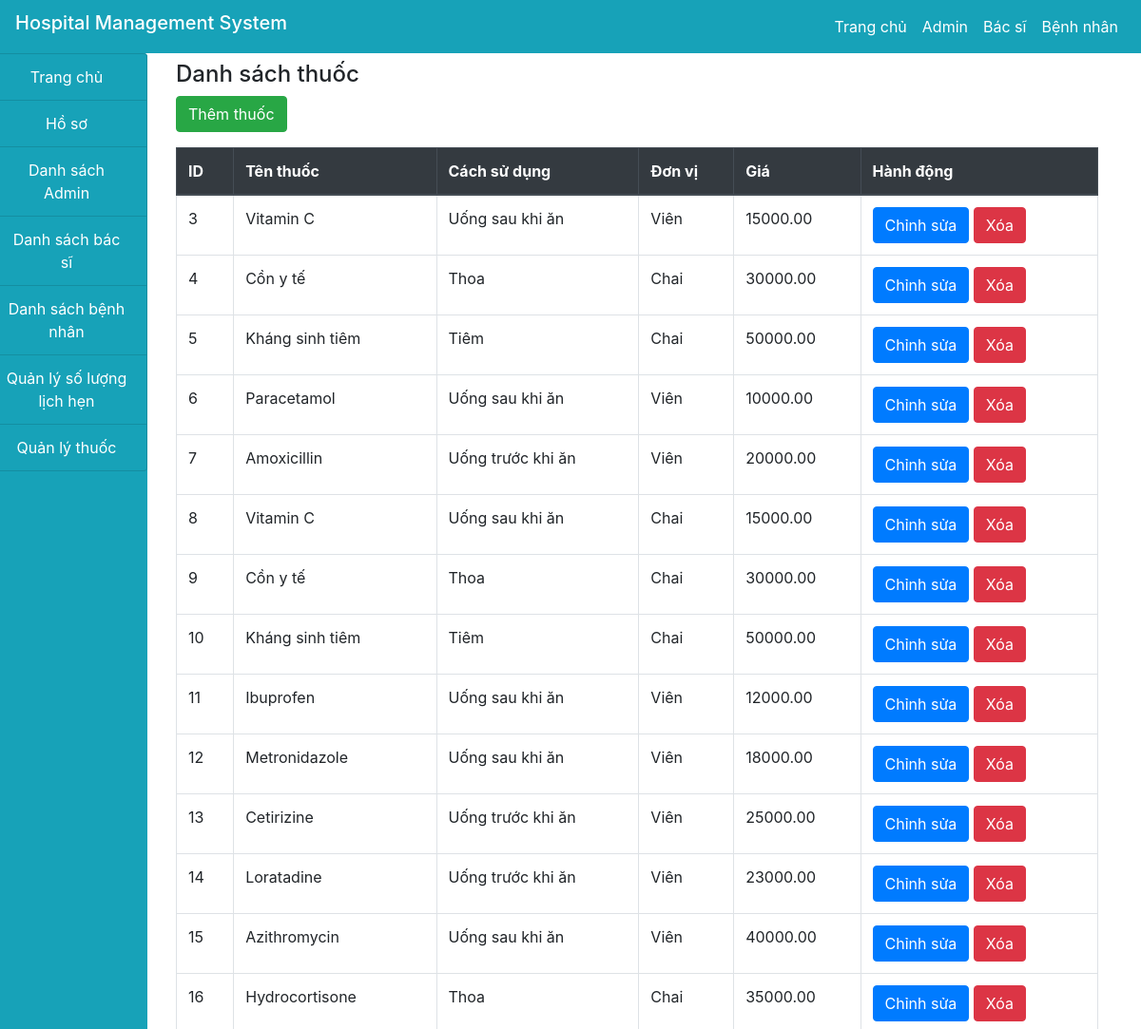
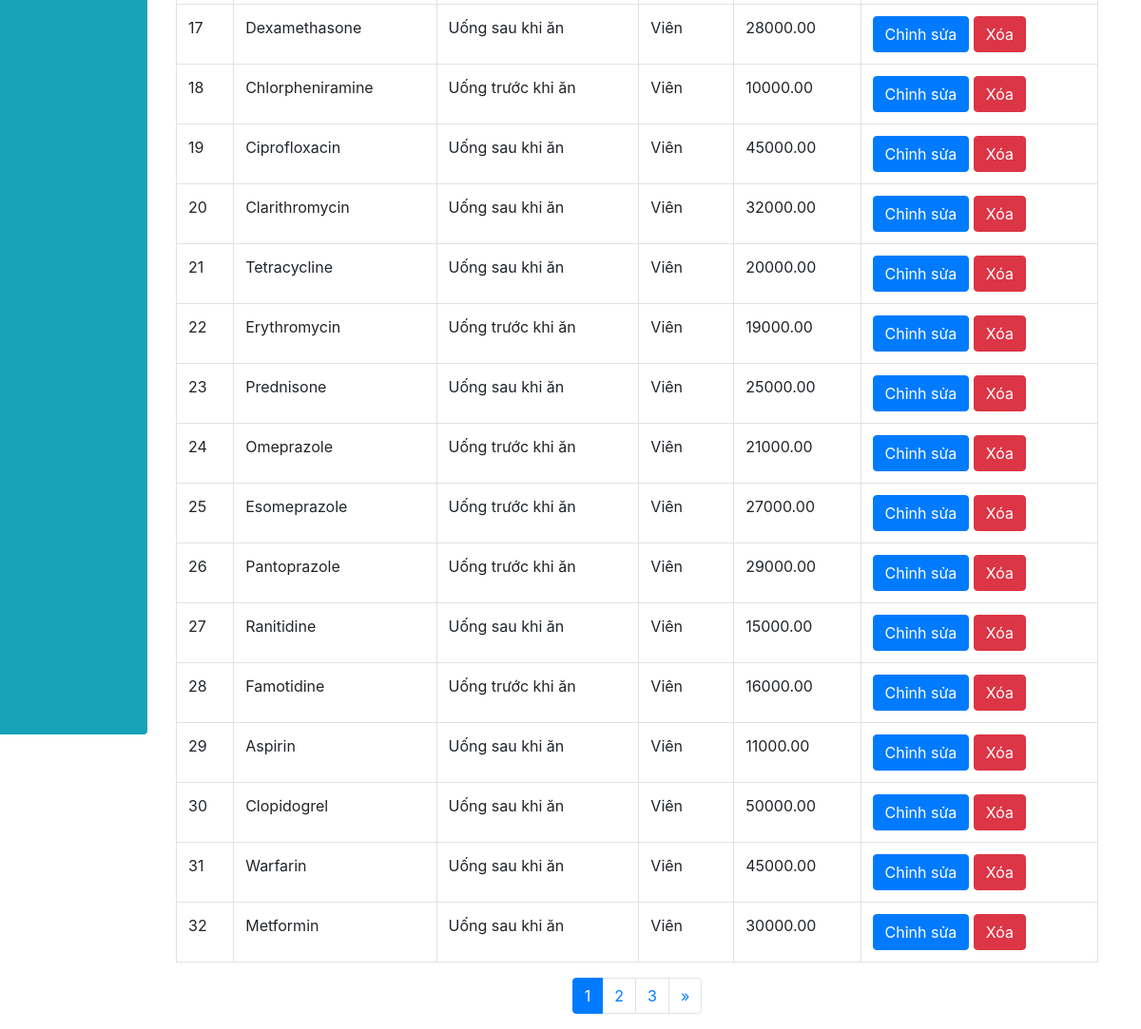
Screenshot of /Project1-main/admin/manage_thuoc.php with the database file from the repository (2 pictures, top to bottom).
### tables this page shows
CREATE TABLE `thuoc` (
  `id` int(11) NOT NULL,
  `ten_thuoc` varchar(255) NOT NULL,
  `cach_su_dung` enum('Uống trước khi ăn','Uống sau khi ăn','Tiêm','Thoa') NOT NULL,
  `don_vi` enum('Viên','Chai') NOT NULL,
  `gia` decimal(10,2) NOT NULL
);

### Project1-main/admin/manage_thuoc.php (the view, shortened to what this page needs)
<?php
include("../include/header.php");
include("../include/connection.php");
$records_per_page = 30;
$page = isset($_GET['page']) ? intval($_GET['page']) : 1;
$offset = ($page - 1) * $records_per_page;
$sql_total = "SELECT COUNT(*) AS total FROM thuoc";
$result_total = mysqli_query($connect, $sql_total);
$total_rows = mysqli_fetch_assoc($result_total)['total'];
$total_pages = ceil($total_rows / $records_per_page);
$query = "SELECT * FROM thuoc LIMIT $records_per_page OFFSET $offset";
$result = mysqli_query($connect, $query);
?>
<!DOCTYPE html>
<html lang="en">
<head>
    <link rel="stylesheet" href="https://stackpath.bootstrapcdn.com/bootstrap/4.5.2/css/bootstrap.min.css">
</head>
<body>
    <div class="container-fluid">
        <div class="row">
            <div class="col-md-2" style="margin-left:-30px;">
                <?php include("sidenav.php"); ?>
            </div>
            <div class="col-md-10">
                <h4 class="my-2">Danh sách thuốc</h4>
                <a href="add_thuoc.php" class="btn btn-success mb-3">Thêm thuốc</a>
                <table class="table table-bordered">
                    <thead class="thead-dark">
                        <tr>
                            <th>ID</th>
                            <th>Tên thuốc</th>
                            <th>Cách sử dụng</th>
                            <th>Đơn vị</th>
                            <th>Giá</th>
                            <th>Hành động</th>
                        </tr>
                    </thead>
                    <tbody>
                        <?php
                        while ($row = mysqli_fetch_assoc($result)) {
                            echo "<tr id='row-{$row['id']}'>
                                <td>{$row['id']}</td>
                                <td>{$row['ten_thuoc']}</td>
                                <td>{$row['cach_su_dung']}</td>
                                <td>{$row['don_vi']}</td>
                                <td>{$row['gia']}</td>
                                <td>
                                    <a href='edit_thuoc.php?id={$row['id']}' class='btn btn-primary'>Chỉnh sửa</a>
                                    <form method='post' class='d-inline' action='delete_thuoc.php'>
                                        <input type='hidden' name='id' value='{$row['id']}'>
                                        <button type='submit' class='btn btn-danger' onclick=\"return confirm('Bạn có chắc chắn muốn xóa thuốc này?');\">Xóa</button>
                                    </form>
                                </td>
                            </tr>";
                        }
                        ?>
                    </tbody>
                </table>
                <nav>
                    <ul class="pagination justify-content-center">
                        <?php
                        for ($i = 1; $i <= $total_pages; $i++) {
                            echo "<li class='page-item " . ($i == $page ? 'active' : '') . "'><a class='page-link' href='manage_thuoc.php?page=$i'>$i</a></li>";
                        }
                        ?>
                        <?php if ($page < $total_pages) { ?>
                            <li class="page-item">
                                <a class="page-link" href="manage_thuoc.php?page=<?php echo $page + 1; ?>" aria-label="Next">
                                    <span aria-hidden="true">&raquo;</span>
                                </a>
                            </li>
                        <?php } ?>
                    </ul>
                </nav>
            </div>
        </div>
    </div>
</body>
</html>

### Project1-main/include/header.php (shortened to what this page needs)
	<!DOCTYPE html>
<html>
<head>
	<link rel="stylesheet" type="text/css" href="https://stackpath.bootstrapcdn.com/bootstrap/4.5.2/css/bootstrap.min.css">
	<link rel="stylesheet" type="text/css" href="https://cdnjs.cloudflare.com/ajax/libs/font-awesome/5.13.0/css/all.min.css">
</head>
<body>
	<nav class="navbar navbar-expand-lg navbar-info bg-info">
		<h5 class="text-white"> Hospital Management System</h5>
		<ul class="navbar-nav ">
		<?php
		if (isset($_SESSION['admin'])) {
			$user = $_SESSION['admin'];
			echo '
			<li class = "nav-item"><a href="#" class ="nav-link text-white">'.htmlspecialchars($user) .'</a></li>
			<li class = "nav-item"><a href="logout.php" class ="nav-link text-white">Đăng xuất</a></li>
			';
		}else if(isset($_SESSION['doctor'])){
			$user = $_SESSION['doctor'];
			echo '
			<li class = "nav-item"><a href="#" class ="nav-link text-white">'.htmlspecialchars($user) .'</a></li>
			<li class = "nav-item"><a href="logout.php" class ="nav-link text-white">Đăng xuất</a></li>
			';
		}else if(isset($_SESSION['patient'])){
			$user = $_SESSION['patient'];
			echo '
			<li class = "nav-item"><a href="#" class ="nav-link text-white">'.htmlspecialchars($user) .'</a></li>
			<li class = "nav-item"><a href="logout.php" class ="nav-link text-white">Đăng xuất</a></li>
			';
		}else{
			echo '
			<li class = "nav-item"><a href="index.php" class ="nav-link text-white">Trang chủ</a></li>
			<li class = "nav-item"><a href="adminlogin.php" class ="nav-link text-white">Admin</a></li>
			<li class = "nav-item"><a href="doctorlogin.php" class ="nav-link text-white">Bác sĩ</a></li>
			<li class = "nav-item"><a href="patientlogin.php" class ="nav-link text-white">Bệnh nhân</a></li>
			';
		}
		 ?>
		</ul>
	</nav>
</body>
</body>
</html>

### Project1-main/admin/sidenav.php (shortened to what this page needs)
<!DOCTYPE html>
<html>
<head>
    <link rel="stylesheet" href="https://maxcdn.bootstrapcdn.com/bootstrap/4.5.2/css/bootstrap.min.css">
</head>
<body>
    <div class="list-group bg-info" style="height: 225vh;">
        <a href="index.php" class="list-group-item list-group-item-action bg-info text-center text-white">Trang chủ</a>
        <a href="profile.php" class="list-group-item list-group-item-action bg-info text-center text-white">Hồ sơ</a>
        <a href="admin.php" class="list-group-item list-group-item-action bg-info text-center text-white">Danh sách Admin</a>
        <a href="doctor.php" class="list-group-item list-group-item-action bg-info text-center text-white">Danh sách bác sĩ</a>
        <a href="patient.php" class="list-group-item list-group-item-action bg-info text-center text-white">Danh sách bệnh nhân</a>
        <a href="manage_appointment.php" class="list-group-item list-group-item-action bg-info text-center text-white">Quản lý số lượng lịch hẹn</a>
        <a href="manage_thuoc.php" class="list-group-item list-group-item-action bg-info text-center text-white">Quản lý thuốc</a>
    </div>
</body>
</html>

### rows the page displays
thuoc: id "3", ten_thuoc "Vitamin C", cach_su_dung "Uống sau khi ăn", don_vi "Viên", gia "15000.00"
thuoc: id "4", ten_thuoc "Cồn y tế", cach_su_dung "Thoa", don_vi "Chai", gia "30000.00"
thuoc: id "5", ten_thuoc "Kháng sinh tiêm", cach_su_dung "Tiêm", don_vi "Chai", gia "50000.00"
thuoc: id "6", ten_thuoc "Paracetamol", cach_su_dung "Uống sau khi ăn", don_vi "Viên", gia "10000.00"
thuoc: id "7", ten_thuoc "Amoxicillin", cach_su_dung "Uống trước khi ăn", don_vi "Viên", gia "20000.00"
thuoc: id "8", ten_thuoc "Vitamin C", cach_su_dung "Uống sau khi ăn", don_vi "Chai", gia "15000.00"
thuoc: id "9", ten_thuoc "Cồn y tế", cach_su_dung "Thoa", don_vi "Chai", gia "30000.00"
thuoc: id "10", ten_thuoc "Kháng sinh tiêm", cach_su_dung "Tiêm", don_vi "Chai", gia "50000.00"
thuoc: id "11", ten_thuoc "Ibuprofen", cach_su_dung "Uống sau khi ăn", don_vi "Viên", gia "12000.00"
thuoc: id "12", ten_thuoc "Metronidazole", cach_su_dung "Uống sau khi ăn", don_vi "Viên", gia "18000.00"
thuoc: id "13", ten_thuoc "Cetirizine", cach_su_dung "Uống trước khi ăn", don_vi "Viên", gia "25000.00"
thuoc: id "14", ten_thuoc "Loratadine", cach_su_dung "Uống trước khi ăn", don_vi "Viên", gia "23000.00"
thuoc: id "15", ten_thuoc "Azithromycin", cach_su_dung "Uống sau khi ăn", don_vi "Viên", gia "40000.00"
thuoc: id "16", ten_thuoc "Hydrocortisone", cach_su_dung "Thoa", don_vi "Chai", gia "35000.00"
thuoc: id "17", ten_thuoc "Dexamethasone", cach_su_dung "Uống sau khi ăn", don_vi "Viên", gia "28000.00"
thuoc: id "18", ten_thuoc "Chlorpheniramine", cach_su_dung "Uống trước khi ăn", don_vi "Viên", gia "10000.00"
thuoc: id "19", ten_thuoc "Ciprofloxacin", cach_su_dung "Uống sau khi ăn", don_vi "Viên", gia "45000.00"
thuoc: id "20", ten_thuoc "Clarithromycin", cach_su_dung "Uống sau khi ăn", don_vi "Viên", gia "32000.00"
thuoc: id "21", ten_thuoc "Tetracycline", cach_su_dung "Uống sau khi ăn", don_vi "Viên", gia "20000.00"
thuoc: id "22", ten_thuoc "Erythromycin", cach_su_dung "Uống trước khi ăn", don_vi "Viên", gia "19000.00"
thuoc: id "23", ten_thuoc "Prednisone", cach_su_dung "Uống sau khi ăn", don_vi "Viên", gia "25000.00"
thuoc: id "24", ten_thuoc "Omeprazole", cach_su_dung "Uống trước khi ăn", don_vi "Viên", gia "21000.00"
thuoc: id "25", ten_thuoc "Esomeprazole", cach_su_dung "Uống trước khi ăn", don_vi "Viên", gia "27000.00"
thuoc: id "26", ten_thuoc "Pantoprazole", cach_su_dung "Uống trước khi ăn", don_vi "Viên", gia "29000.00"
thuoc: id "27", ten_thuoc "Ranitidine", cach_su_dung "Uống sau khi ăn", don_vi "Viên", gia "15000.00"
thuoc: id "28", ten_thuoc "Famotidine", cach_su_dung "Uống trước khi ăn", don_vi "Viên", gia "16000.00"
thuoc: id "29", ten_thuoc "Aspirin", cach_su_dung "Uống sau khi ăn", don_vi "Viên", gia "11000.00"
thuoc: id "30", ten_thuoc "Clopidogrel", cach_su_dung "Uống sau khi ăn", don_vi "Viên", gia "50000.00"
thuoc: id "31", ten_thuoc "Warfarin", cach_su_dung "Uống sau khi ăn", don_vi "Viên", gia "45000.00"
thuoc: id "32", ten_thuoc "Metformin", cach_su_dung "Uống sau khi ăn", don_vi "Viên", gia "30000.00"
